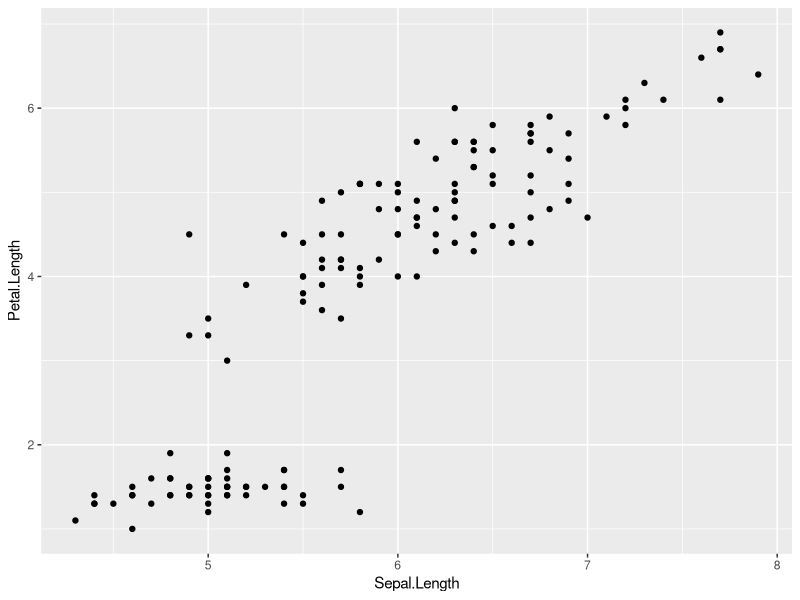
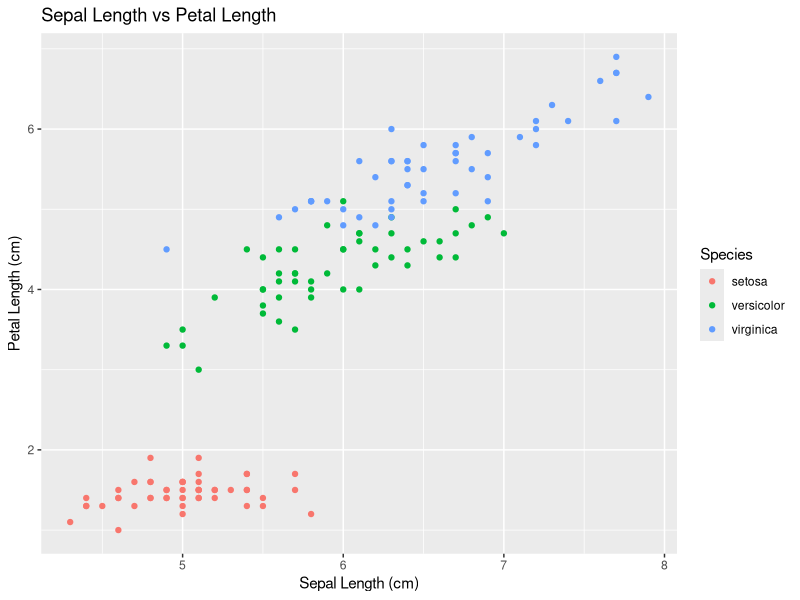
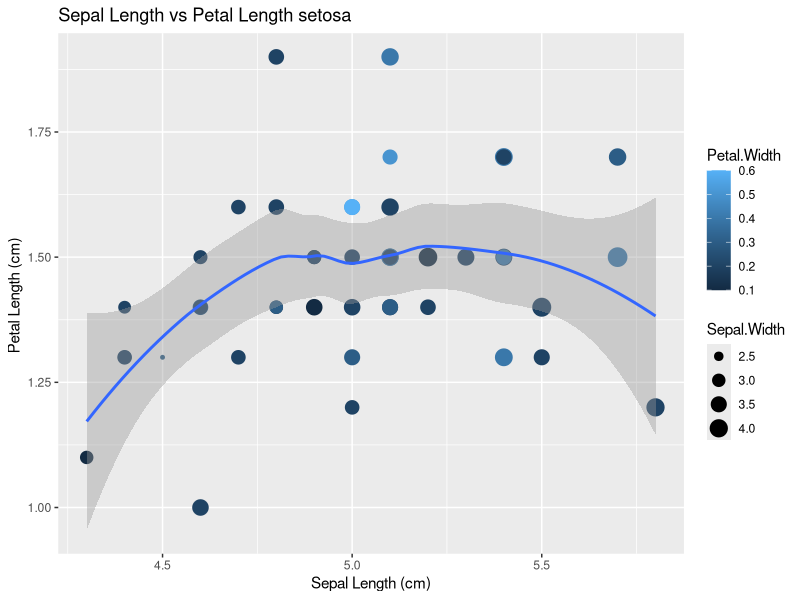
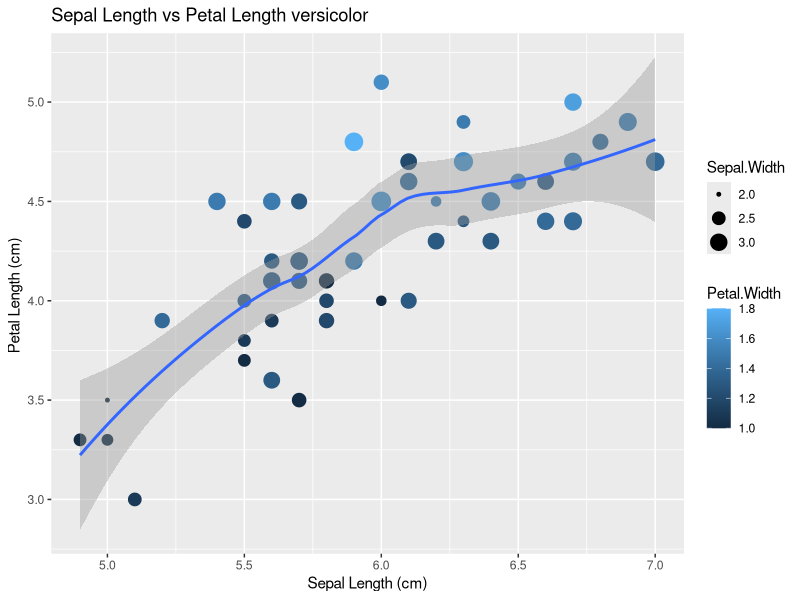
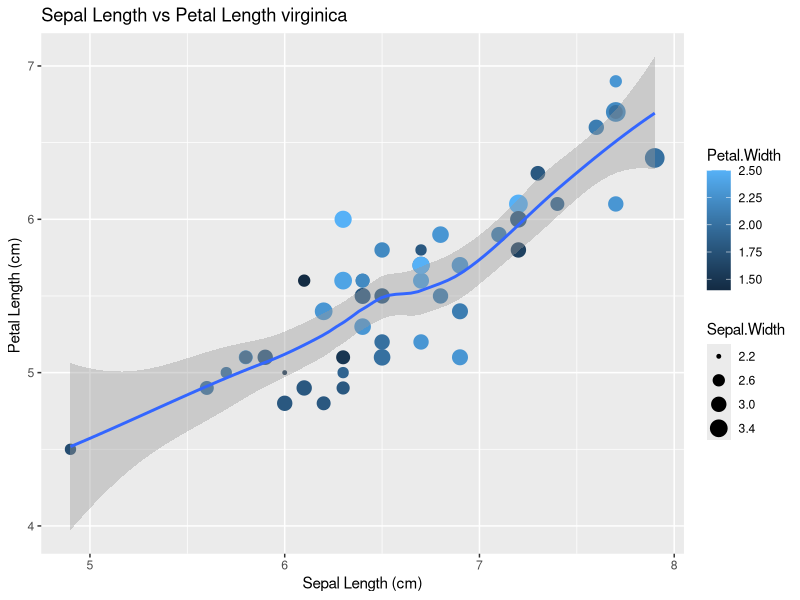

Here is the R script that generated these plots, in order:
## ---- chunk 1
knitr::opts_chunk$set(echo = TRUE, eval = FALSE)
## ---- chunk 2
library(ggplot2)
library(dplyr)

## ---- chunk 3
flowers <- iris
head(flowers)
## ---- chunk 4
nrow(flowers)
## ---- chunk 5
flowers %>%
  filter(Species == "setosa") 
## ---- chunk 6
flowers %>%
  mutate(
    PetalSize = ifelse(Petal.Length >= 5, "Large", "Small")
  )
## ---- chunk 7
flowers %>%
  group_by(Sepal.Length) %>%
  summarise(
    MeanSepalLength = mean(Sepal.Length, na.rm = TRUE)
  )
## ---- chunk 8
flowers %>%
  select(Species, Sepal.Length, Petal.Length) %>%
  arrange(Petal.Length)
## ---- chunk 9
ggplot(flowers, aes(x = Sepal.Length, y = Petal.Length)) +
  geom_point()
## ---- chunk 10
ggplot(flowers, aes(x = Sepal.Length, y = Petal.Length, colour = Species)) +
  geom_point() +
  labs(
    title = "Sepal Length vs Petal Length",
    x = "Sepal Length (cm)",
    y = "Petal Length (cm)"
  )
## ---- chunk 11
#' 
#' @param species_name 
#' @return a ggplot 
#' 
#' 
#' 
plot_species <- function(species_name) { 
  flowers %>% 
  filter(Species == species_name) %>% 
  ggplot( aes(x = Sepal.Length, y = Petal.Length)) + 
  geom_point(aes(colour = Petal.Width, size = Sepal.Width)) +
    geom_smooth() +
    labs(
      title = paste("Sepal Length vs Petal Length", species_name),  
      x = "Sepal Length (cm)",
      y = "Petal Length (cm) "
    )
}
  
# Test your function
print(plot_species("setosa"))
print(plot_species("versicolor"))
print(plot_species("virginica"))
